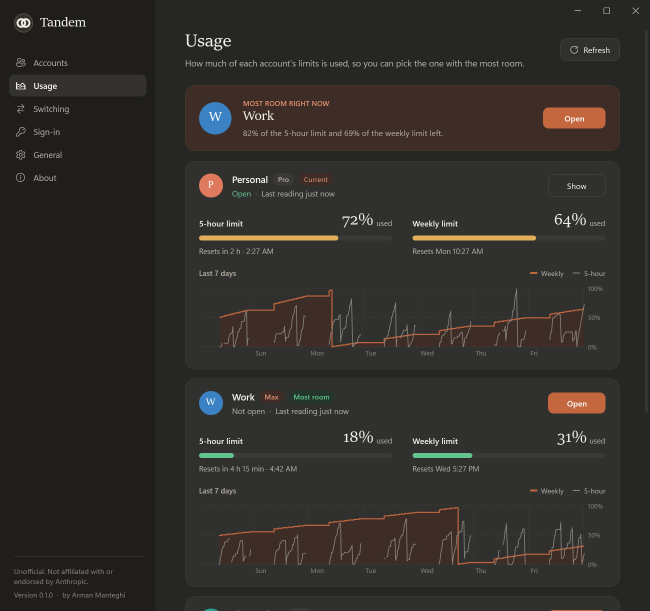
#> input picture docs/images/manage-usage-dark.png, 1300 x 1222 px, found by its file name (shown at 1/2 size)
$ python readme-assets.py
#> lines starting #> are read from the running program, lines starting #| are printed output that depends on the picture; after the words box and inside, x2 and y2 are one past the last pixel; in counts of white or black regions, pixels touching at a corner belong together
"""
Builds the README images from the screenshots that `Tandem.exe --render-previews` writes:
the banner, the feature cards, the three steps, the "how it works" diagram and the framed
screenshots, each in a light and a dark version.

    python tools/readme-assets.py .

Needs Pillow and the Windows fonts Sitka, Segoe UI Variable and Segoe Fluent Icons.
"""
import sys
from pathlib import Path

from PIL import Image, ImageDraw, ImageFilter, ImageFont

repo = Path(sys.argv[1] if len(sys.argv) > 1 else ".")
shots = repo / "docs" / "images"
out = shots / "readme"
out.mkdir(exist_ok=True)
FONTS = Path("C:/Windows/Fonts")

CLAY = (196, 103, 63)
CREAM = (244, 239, 230)
ACCENTS = {
    "coral": (224, 122, 95),
    "sky": (59, 130, 196),
    "teal": (42, 157, 143),
    "amber": (217, 154, 43),
    "plum": (155, 89, 182),
    "clay": CLAY,
}
THEMES = {
    "light": dict(card=(255, 255, 255), border=(233, 229, 218), text=(31, 30, 28), muted=(107, 103, 94),
                  subtle=(156, 151, 139), soft=(246, 244, 238), stage=((245, 231, 224), (251, 243, 234)),
                  line=(201, 193, 180), tint=0.14),
    "dark": dict(card=(34, 32, 30), border=(58, 54, 51), text=(242, 238, 231), muted=(181, 174, 164),
                 subtle=(138, 131, 121), soft=(43, 40, 37), stage=((48, 36, 30), (24, 22, 20)),
                 line=(96, 89, 81), tint=0.22),
}


# ----------------------------------------------------------------------------- helpers

# [8 lines left out: function font, not called in this run]


def ui(size, weight=None):
    return font("SegUIVar.ttf", size, weight)


def icon_font(size):
    return font("SegoeIcons.ttf", size)


def mix(a, b, t):
    return tuple(int(a[i] + (b[i] - a[i]) * t) for i in range(3))


def vertical_gradient(w, h, top, bottom):
#> called with w = 1600, h = 520, top = (34, 31, 28), bottom = (18, 17, 16)
    base = Image.new("RGBA", (w, h))
#> base: PIL image 1600x520 RGBA; every value is 0
    d = ImageDraw.Draw(base)
    for y in range(h):
        d.line([(0, y), (w, y)], fill=mix(top, bottom, y / max(1, h - 1)) + (255,))
    return base


def glow(size, color, alpha, blur):
    layer = Image.new("RGBA", (size * 2, size * 2), (0, 0, 0, 0))
    ImageDraw.Draw(layer).ellipse([size // 2, size // 2, size * 3 // 2, size * 3 // 2], fill=color + (alpha,))
    return layer.filter(ImageFilter.GaussianBlur(blur))


def rounded(im, radius):
    mask = Image.new("L", im.size, 0)
    ImageDraw.Draw(mask).rounded_rectangle([0, 0, im.size[0] - 1, im.size[1] - 1], radius, fill=255)
    result = im.copy()
    result.putalpha(Image.composite(im.split()[-1], mask, mask) if im.mode == "RGBA" else mask)
    return result


def shadow_of(im, blur, alpha, offset=(0, 14)):
    a = im.split()[-1].point(lambda v: v * alpha // 255)
    sh = Image.new("RGBA", (im.size[0] + blur * 4, im.size[1] + blur * 4), (0, 0, 0, 0))
    sh.paste(Image.new("RGBA", im.size, (0, 0, 0, 255)), (blur * 2 + offset[0], blur * 2 + offset[1]), a)
    return sh.filter(ImageFilter.GaussianBlur(blur))


# [12 lines left out: function wrap, not called in this run]


def card(draw, box, theme, radius=28):
    draw.rounded_rectangle(box, radius, fill=theme["card"] + (255,), outline=theme["border"] + (255,), width=2)


# [9 lines left out: function icon_badge, not called in this run]


def save(im, name):
    im.save(out / name, optimize=True)
    print(out / name, im.size)


# ----------------------------------------------------------------------------- banner

def banner():
    W, H = 1600, 520
    canvas = vertical_gradient(W, H, (34, 31, 28), (18, 17, 16))
    dots = Image.new("RGBA", (W, H), (0, 0, 0, 0))
    dd = ImageDraw.Draw(dots)
    for y in range(14, H, 28):
        for x in range(14, W, 28):
            dd.ellipse([x - 1, y - 1, x + 1, y + 1], fill=(255, 240, 220, 16))
    canvas = Image.alpha_composite(canvas, dots)
    for (cx, cy, r, color, alpha, blur) in [(190, 230, 300, CLAY, 70, 120), (1230, 260, 420, CLAY, 46, 160),
                                            (1500, 20, 260, (226, 176, 90), 26, 120)]:
        canvas.alpha_composite(glow(r, color, alpha, blur), (cx - r, cy - r))

    usage = Image.open(shots / "manage-usage-dark.png").convert("RGBA")
#> usage is the input picture: PIL image 1300x1222 RGBA; mean R, G, B, A 48.1, 45.2, 42.2, 255
    shot = usage.crop((370, 170, 1240, 640))
    shot = shot.resize((int(shot.width * 0.74), int(shot.height * 0.74)), Image.LANCZOS)
#> shot: PIL image 643x347 RGBA
    shot = rounded(shot, 22)
#> in rounded, `mask = Image.new("L", im.size, 0)`: mask: PIL image 643x347 L; every value is 0
#> in rounded, `ImageDraw.Draw(mask).rounded_rectangle([0, 0, im.size[0] - 1, im.size[..`:
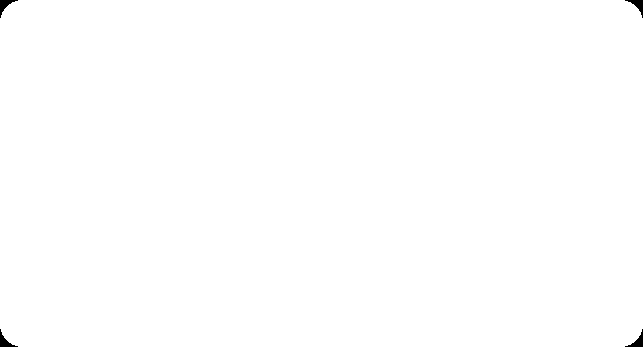
#> mask: PIL image 643x347 L; 99.8% white; 4 black regions, box (x1, y1, x2, y2) and area: (0, 0, 18, 18) 111, (625, 0, 643, 18) 111, (0, 329, 18, 347) 111, (625, 329, 643, 347) 111
#> in rounded, `result.putalpha(Image.composite(im.split()[-1], mask, mask) if im.mode..`:
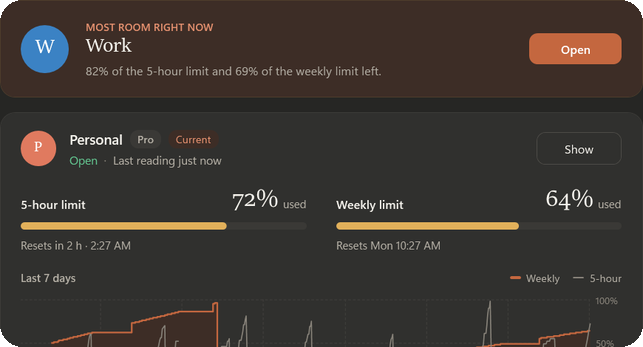
#> result: PIL image 643x347 RGBA; mean R, G, B, A 59.6, 53.1, 48.2, 254.5; transparent parts drawn white
    fade = Image.new("L", shot.size, 255)
#> fade: PIL image 643x347 L; every value is 255
    fd = ImageDraw.Draw(fade)
    for y in range(shot.height):
        t = max(0.0, (y - shot.height * 0.62) / (shot.height * 0.38))
        fd.line([(0, y), (shot.width, y)], fill=int(255 * (1 - t)))
    shot.putalpha(Image.composite(shot.split()[-1], Image.new("L", shot.size, 0), fade))
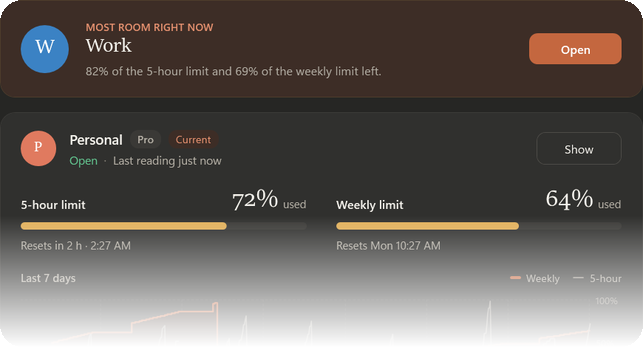
#> shot: PIL image 643x347 RGBA; mean R, G, B, A 59.6, 53.1, 48.2, 206.5; transparent parts drawn white
    cx, cy = 900, 64
    canvas.alpha_composite(shadow_of(shot, 18, 140), (cx - 36, cy - 36))
#> in shadow_of, `a = im.split()[-1].point(lambda v: v * alpha // 255)`:
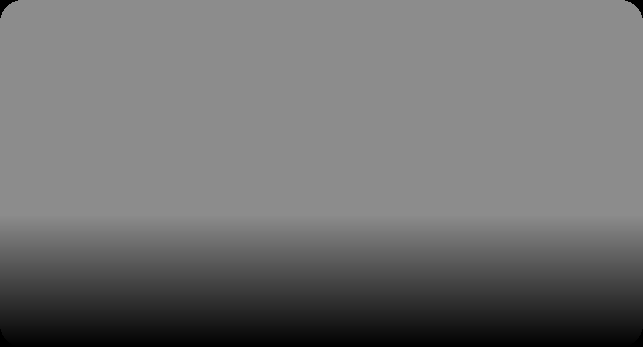
#> a: PIL image 643x347 L; min 0, max 140, mean 113.2
#> in shadow_of, `sh = Image.new("RGBA", (im.size[0] + blur * 4, im.size[1] + blur * 4),..`: sh: PIL image 715x419 RGBA; every value is 0
#> in shadow_of, `return sh.filter(ImageFilter.GaussianBlur(blur))`:
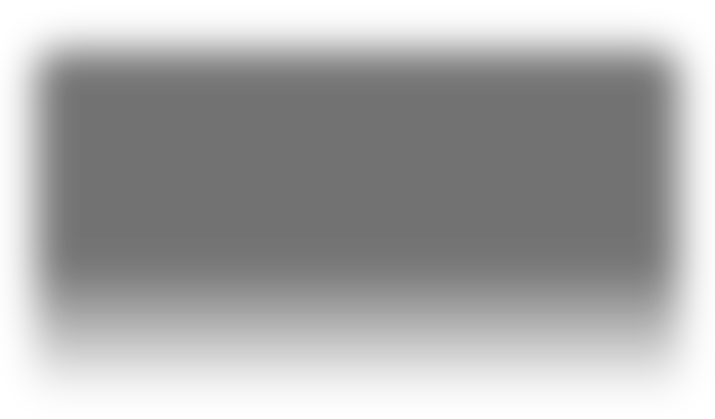
#> returned value: PIL image 715x419 RGBA; mean R, G, B, A 0, 0, 0, 84.2; transparent parts drawn white
    canvas.alpha_composite(shot, (cx, cy))
    menu = Image.open(shots / "menu-dark.png").convert("RGBA")
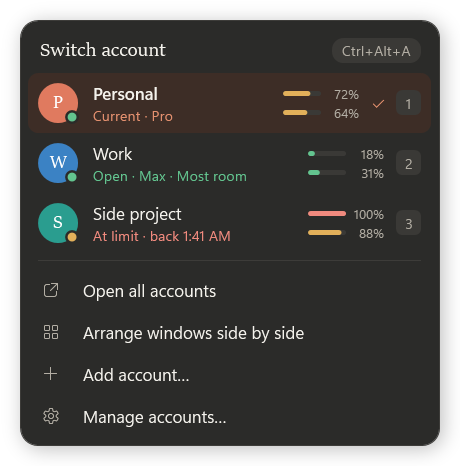
#> input picture docs/images/menu-dark.png, 460 x 466 px, found by its file name
#> menu is the input picture: PIL image 460x466 RGBA; mean R, G, B, A 44.1, 42.7, 40.2, 214.4
    menu = menu.resize((int(menu.width * 0.78), int(menu.height * 0.78)), Image.LANCZOS)
#> menu: PIL image 358x363 RGBA
    # Its right edge sits in the gap between the card's two meters, its top below the "most room" box.
    canvas.alpha_composite(menu, (cx + 322 - menu.width + 12, 150))
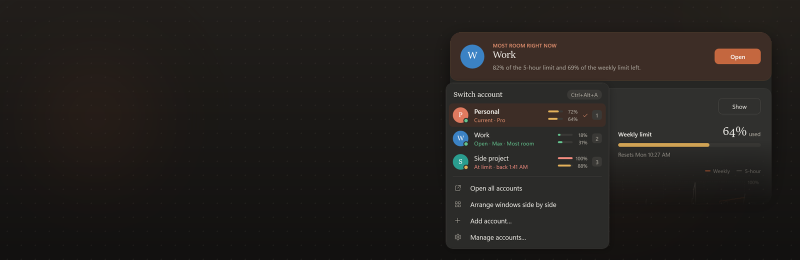
#> canvas: PIL image 1600x520 RGBA (shown at 1/2 size); mean R, G, B, A 35.1, 31.4, 28.6, 255

#> (the run stopped early here; a loop or call above may not have finished)
